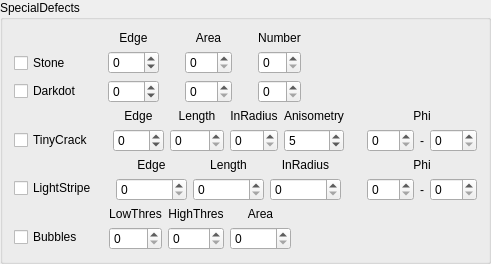
    <widget class="QGroupBox" name="groupBox_2">
     <property name="title">
      <string>SpecialDefects</string>
     </property>
     <layout class="QVBoxLayout" name="verticalLayout_23">
      <item>
       <layout class="QHBoxLayout" name="horizontalLayout_5">
        <item>
         <layout class="QVBoxLayout" name="verticalLayout_6">
          <item>
           <spacer name="verticalSpacer">
            <property name="orientation">
             <enum>Qt::Vertical</enum>
            </property>
            <property name="sizeType">
             <enum>QSizePolicy::Fixed</enum>
            </property>
            <property name="sizeHint" stdset="0">
             <size>
              <width>20</width>
              <height>20</height>
             </size>
            </property>
           </spacer>
          </item>
          <item>
           <widget class="QCheckBox" name="checkStone">
            <property name="text">
             <string>Stone</string>
            </property>
           </widget>
          </item>
          <item>
           <widget class="QCheckBox" name="checkDarkdot">
            <property name="text">
             <string>Darkdot</string>
            </property>
           </widget>
          </item>
         </layout>
        </item>
        <item>
         <spacer name="horizontalSpacer_5">
          <property name="orientation">
           <enum>Qt::Horizontal</enum>
          </property>
          <property name="sizeType">
           <enum>QSizePolicy::Fixed</enum>
          </property>
          <property name="sizeHint" stdset="0">
           <size>
            <width>20</width>
            <height>20</height>
           </size>
          </property>
         </spacer>
        </item>
        <item>
         <layout class="QVBoxLayout" name="verticalLayout_5">
          <item>
           <widget class="QLabel" name="label_2">
            <property name="text">
             <string>Edge</string>
            </property>
            <property name="alignment">
             <set>Qt::AlignCenter</set>
            </property>
           </widget>
          </item>
          <item>
           <widget class="QSpinBox" name="spinStoneEdge">
            <property name="minimum">
             <number>-255</number>
            </property>
            <property name="maximum">
             <number>255</number>
            </property>
           </widget>
          </item>
          <item>
           <widget class="QSpinBox" name="spinDarkdotEdge">
            <property name="minimum">
             <number>-255</number>
            </property>
            <property name="maximum">
             <number>255</number>
            </property>
           </widget>
          </item>
         </layout>
        </item>
        <item>
         <spacer name="horizontalSpacer_6">
          <property name="orientation">
           <enum>Qt::Horizontal</enum>
          </property>
          <property name="sizeType">
           <enum>QSizePolicy::Fixed</enum>
          </property>
          <property name="sizeHint" stdset="0">
           <size>
            <width>20</width>
            <height>20</height>
           </size>
          </property>
         </spacer>
        </item>
        <item>
         <layout class="QVBoxLayout" name="verticalLayout_7">
          <item>
           <widget class="QLabel" name="label_14">
            <property name="text">
             <string>Area</string>
            </property>
            <property name="alignment">
             <set>Qt::AlignCenter</set>
            </property>
           </widget>
          </item>
          <item>
           <widget class="QSpinBox" name="spinStoneArea">
            <property name="maximum">
             <number>999</number>
            </property>
           </widget>
          </item>
          <item>
           <widget class="QSpinBox" name="spinDarkdotArea">
            <property name="maximum">
             <number>999</number>
            </property>
           </widget>
          </item>
         </layout>
        </item>
        <item>
         <spacer name="horizontalSpacer_7">
          <property name="orientation">
           <enum>Qt::Horizontal</enum>
          </property>
          <property name="sizeType">
           <enum>QSizePolicy::Fixed</enum>
          </property>
          <property name="sizeHint" stdset="0">
           <size>
            <width>20</width>
            <height>20</height>
           </size>
          </property>
         </spacer>
        </item>
        <item>
         <layout class="QVBoxLayout" name="verticalLayout_8">
          <item>
           <widget class="QLabel" name="label_13">
            <property name="text">
             <string>Number</string>
            </property>
            <property name="alignment">
             <set>Qt::AlignCenter</set>
            </property>
           </widget>
          </item>
          <item>
           <widget class="QSpinBox" name="spinStoneNum"/>
          </item>
          <item>
           <widget class="QSpinBox" name="spinDrakdotNum"/>
          </item>
         </layout>
        </item>
        <item>
         <spacer name="horizontalSpacer_19">
          <property name="orientation">
           <enum>Qt::Horizontal</enum>
          </property>
          <property name="sizeHint" stdset="0">
           <size>
            <width>40</width>
            <height>20</height>
           </size>
          </property>
         </spacer>
        </item>
       </layout>
      </item>
      <item>
       <layout class="QHBoxLayout" name="horizontalLayout_13">
        <item>
         <layout class="QVBoxLayout" name="verticalLayout_22">
          <item>
           <spacer name="verticalSpacer_3">
            <property name="orientation">
             <enum>Qt::Vertical</enum>
            </property>
            <property name="sizeType">
             <enum>QSizePolicy::Fixed</enum>
            </property>
            <property name="sizeHint" stdset="0">
             <size>
              <width>20</width>
              <height>20</height>
             </size>
            </property>
           </spacer>
          </item>
          <item>
           <widget class="QCheckBox" name="checkTinyCrack">
            <property name="text">
             <string>TinyCrack</string>
            </property>
           </widget>
          </item>
         </layout>
        </item>
        <item>
         <spacer name="horizontalSpacer_22">
          <property name="orientation">
           <enum>Qt::Horizontal</enum>
          </property>
          <property name="sizeType">
           <enum>QSizePolicy::Fixed</enum>
          </property>
          <property name="sizeHint" stdset="0">
           <size>
            <width>13</width>
            <height>20</height>
           </size>
          </property>
         </spacer>
        </item>
        <item>
         <layout class="QVBoxLayout" name="verticalLayout_21">
          <item>
           <widget class="QLabel" name="label_11">
            <property name="text">
             <string>Edge</string>
            </property>
            <property name="alignment">
             <set>Qt::AlignCenter</set>
            </property>
           </widget>
          </item>
          <item>
           <widget class="QSpinBox" name="spinTinyCrackEdge">
            <property name="minimum">
             <number>-255</number>
            </property>
            <property name="maximum">
             <number>255</number>
            </property>
           </widget>
          </item>
         </layout>
        </item>
        <item>
         <layout class="QVBoxLayout" name="verticalLayout_18">
          <item>
           <widget class="QLabel" name="label_25">
            <property name="text">
             <string>Length</string>
            </property>
            <property name="alignment">
             <set>Qt::AlignCenter</set>
            </property>
           </widget>
          </item>
          <item>
           <widget class="QSpinBox" name="spinTinyCrackLength">
            <property name="maximum">
             <number>9999</number>
            </property>
           </widget>
          </item>
         </layout>
        </item>
        <item>
         <layout class="QVBoxLayout" name="verticalLayout_19">
          <item>
           <widget class="QLabel" name="label_24">
            <property name="text">
             <string>InRadius</string>
            </property>
            <property name="alignment">
             <set>Qt::AlignCenter</set>
            </property>
           </widget>
          </item>
          <item>
           <widget class="QSpinBox" name="spinTinyCrackInRadius">
            <property name="maximum">
             <number>999</number>
            </property>
           </widget>
          </item>
         </layout>
        </item>
        <item>
         <layout class="QVBoxLayout" name="verticalLayout_20">
          <item>
           <widget class="QLabel" name="label_23">
            <property name="text">
             <string>Anisometry</string>
            </property>
            <property name="alignment">
             <set>Qt::AlignCenter</set>
            </property>
           </widget>
          </item>
          <item>
           <widget class="QSpinBox" name="spinTinyCrackAnis">
            <property name="maximum">
             <number>999</number>
            </property>
            <property name="value">
             <number>5</number>
            </property>
           </widget>
          </item>
         </layout>
        </item>
        <item>
         <spacer name="horizontalSpacer_20">
          <property name="orientation">
           <enum>Qt::Horizontal</enum>
          </property>
          <property name="sizeType">
           <enum>QSizePolicy::Fixed</enum>
          </property>
          <property name="sizeHint" stdset="0">
           <size>
            <width>17</width>
            <height>20</height>
           </size>
          </property>
         </spacer>
        </item>
        <item>
         <layout class="QVBoxLayout" name="verticalLayout_17">
          <item>
           <widget class="QLabel" name="label_26">
            <property name="text">
             <string>Phi</string>
            </property>
            <property name="alignment">
             <set>Qt::AlignCenter</set>
            </property>
           </widget>
          </item>
          <item>
           <layout class="QHBoxLayout" name="horizontalLayout_12">
            <item>
             <widget class="QSpinBox" name="spinTinyCrackPhiL">
              <property name="maximum">
               <number>180</number>
              </property>
             </widget>
            </item>
            <item>
             <widget class="QLabel" name="label_12">
              <property name="text">
               <string>-</string>
              </property>
              <property name="alignment">
               <set>Qt::AlignCenter</set>
              </property>
             </widget>
            </item>
            <item>
             <widget class="QSpinBox" name="spinTinyCrackPhiH">
              <property name="maximum">
               <number>180</number>
              </property>
             </widget>
            </item>
           </layout>
          </item>
         </layout>
        </item>
       </layout>
      </item>
      <item>
       <layout class="QHBoxLayout" name="horizontalLayout_22">
        <item>
         <layout class="QVBoxLayout" name="verticalLayout_16">
          <item>
           <spacer name="verticalSpacer_2">
            <property name="orientation">
             <enum>Qt::Vertical</enum>
            </property>
            <property name="sizeType">
             <enum>QSizePolicy::Fixed</enum>
            </property>
            <property name="sizeHint" stdset="0">
             <size>
              <width>62</width>
              <height>17</height>
             </size>
            </property>
           </spacer>
          </item>
          <item>
           <widget class="QCheckBox" name="checkLightStripes">
            <property name="text">
             <string>LightStripe</string>
            </property>
           </widget>
          </item>
         </layout>
        </item>
        <item>
         <spacer name="horizontalSpacer_17">
          <property name="orientation">
           <enum>Qt::Horizontal</enum>
          </property>
          <property name="sizeType">
           <enum>QSizePolicy::Fixed</enum>
          </property>
          <property name="sizeHint" stdset="0">
           <size>
            <width>13</width>
            <height>20</height>
           </size>
          </property>
         </spacer>
        </item>
        <item>
         <layout class="QVBoxLayout" name="verticalLayout_15">
          <item>
           <widget class="QLabel" name="label_9">
            <property name="text">
             <string>Edge</string>
            </property>
            <property name="alignment">
             <set>Qt::AlignCenter</set>
            </property>
           </widget>
          </item>
          <item>
           <widget class="QSpinBox" name="spinLightStripesEdge">
            <property name="minimum">
             <number>0</number>
            </property>
            <property name="maximum">
             <number>255</number>
            </property>
           </widget>
          </item>
         </layout>
        </item>
        <item>
         <layout class="QVBoxLayout" name="verticalLayout_14">
          <item>
           <widget class="QLabel" name="label_20">
            <property name="text">
             <string>Length</string>
            </property>
            <property name="alignment">
             <set>Qt::AlignCenter</set>
            </property>
           </widget>
          </item>
          <item>
           <widget class="QSpinBox" name="spinLightStripesLength">
            <property name="maximum">
             <number>9999</number>
            </property>
           </widget>
          </item>
         </layout>
        </item>
        <item>
         <layout class="QVBoxLayout" name="verticalLayout_13">
          <item>
           <widget class="QLabel" name="label_21">
            <property name="text">
             <string>InRadius</string>
            </property>
            <property name="alignment">
             <set>Qt::AlignCenter</set>
            </property>
           </widget>
          </item>
          <item>
           <widget class="QSpinBox" name="spinLightStripesInRadius"/>
          </item>
         </layout>
        </item>
        <item>
         <spacer name="horizontalSpacer_24">
          <property name="orientation">
           <enum>Qt::Horizontal</enum>
          </property>
          <property name="sizeType">
           <enum>QSizePolicy::Fixed</enum>
          </property>
          <property name="sizeHint" stdset="0">
           <size>
            <width>20</width>
            <height>41</height>
           </size>
          </property>
         </spacer>
        </item>
        <item>
         <layout class="QVBoxLayout" name="verticalLayout_12">
          <item>
           <widget class="QLabel" name="label_22">
            <property name="text">
             <string>Phi</string>
            </property>
            <property name="alignment">
             <set>Qt::AlignCenter</set>
            </property>
           </widget>
          </item>
          <item>
           <layout class="QHBoxLayout" name="horizontalLayout_11">
            <item>
             <widget class="QSpinBox" name="spinLightStripesPhiL">
              <property name="maximum">
               <number>180</number>
              </property>
             </widget>
            </item>
            <item>
             <widget class="QLabel" name="label_36">
              <property name="text">
               <string>-</string>
              </property>
              <property name="alignment">
               <set>Qt::AlignCenter</set>
              </property>
             </widget>
            </item>
            <item>
             <widget class="QSpinBox" name="spinLightStripesPhiH">
              <property name="maximum">
               <number>180</number>
              </property>
             </widget>
            </item>
           </layout>
          </item>
         </layout>
        </item>
       </layout>
      </item>
      <item>
       <layout class="QHBoxLayout" name="horizontalLayout_23">
        <item>
         <layout class="QVBoxLayout" name="verticalLayout_30">
          <item>
           <spacer name="verticalSpacer_5">
            <property name="orientation">
             <enum>Qt::Vertical</enum>
            </property>
            <property name="sizeType">
             <enum>QSizePolicy::Fixed</enum>
            </property>
            <property name="sizeHint" stdset="0">
             <size>
              <width>62</width>
              <height>17</height>
             </size>
            </property>
           </spacer>
          </item>
          <item>
           <widget class="QCheckBox" name="checkBubbles">
            <property name="text">
             <string>Bubbles</string>
            </property>
           </widget>
          </item>
         </layout>
        </item>
        <item>
         <spacer name="horizontalSpacer_25">
          <property name="orientation">
           <enum>Qt::Horizontal</enum>
          </property>
          <property name="sizeType">
           <enum>QSizePolicy::Fixed</enum>
          </property>
          <property name="sizeHint" stdset="0">
           <size>
            <width>20</width>
            <height>20</height>
           </size>
          </property>
         </spacer>
        </item>
        <item>
         <layout class="QVBoxLayout" name="verticalLayout_31">
          <item>
           <widget class="QLabel" name="label_38">
            <property name="text">
             <string>LowThres</string>
            </property>
            <property name="alignment">
             <set>Qt::AlignCenter</set>
            </property>
           </widget>
          </item>
          <item>
           <widget class="QSpinBox" name="spinBubblesLowThres">
            <property name="minimum">
             <number>0</number>
            </property>
            <property name="maximum">
             <number>255</number>
            </property>
           </widget>
          </item>
         </layout>
        </item>
        <item>
         <layout class="QVBoxLayout" name="verticalLayout_32">
          <item>
           <widget class="QLabel" name="label_39">
            <property name="text">
             <string>HighThres</string>
            </property>
            <property name="alignment">
             <set>Qt::AlignCenter</set>
            </property>
           </widget>
          </item>
          <item>
           <widget class="QSpinBox" name="spinBubblesHighThres">
            <property name="maximum">
             <number>255</number>
            </property>
           </widget>
          </item>
         </layout>
        </item>
        <item>
         <layout class="QVBoxLayout" name="verticalLayout_33">
          <item>
           <widget class="QLabel" name="label_40">
            <property name="text">
             <string>Area</string>
            </property>
            <property name="alignment">
             <set>Qt::AlignCenter</set>
            </property>
           </widget>
          </item>
          <item>
           <widget class="QSpinBox" name="spinBubblesArea">
            <property name="maximum">
             <number>99999</number>
            </property>
           </widget>
          </item>
         </layout>
        </item>
        <item>
         <spacer name="horizontalSpacer_26">
          <property name="orientation">
           <enum>Qt::Horizontal</enum>
          </property>
          <property name="sizeType">
           <enum>QSizePolicy::Expanding</enum>
          </property>
          <property name="sizeHint" stdset="0">
           <size>
            <width>140</width>
            <height>41</height>
           </size>
          </property>
         </spacer>
        </item>
       </layout>
      </item>
     </layout>
     <zorder></zorder>
     <zorder></zorder>
     <zorder>layoutWidget</zorder>
    </widget>
